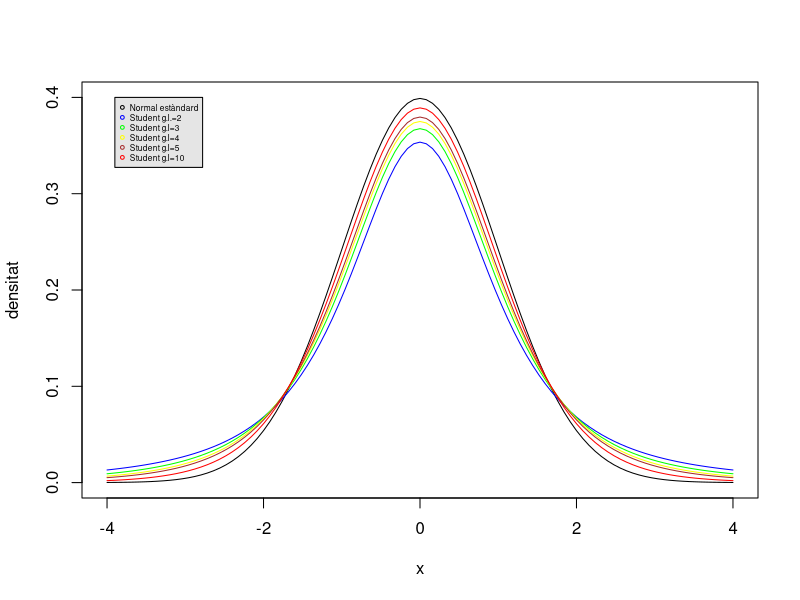

Generate this figure with R:
densidad <- function(x,n) dt(x,n)
curve(dnorm(x),-4,4,ylim=c(0,0.4),col="black",ylab="densitat",xlab="x")
curve(densidad(x,2),type="l",col="blue",add=T)
curve(densidad(x,3),type="l",col="green",add=T)
curve(densidad(x,4),type="l",col="yellow",add=T)
curve(densidad(x,5),type="l",col="brown",add=T)
curve(densidad(x,10),type="l",col="red",add=T)

legend(-3.9,0.4,c("Normal estàndard","Student g.l.=2", "Student g.l=3", "Student g.l=4", "Student g.l=5", "Student g.l=10"), 
col = c("black","blue","green","yellow","brown","red"),
       text.col = "black",bg = 'gray90',pch=c(21,21,21,21,21,21),cex=0.5)
